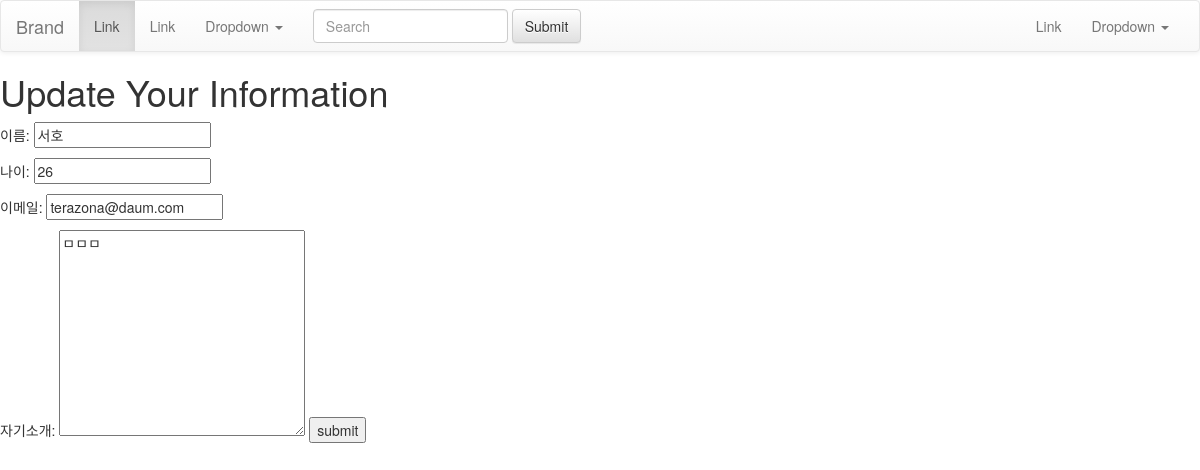
//edit/11, run on the app's committed database.
### signup/models.py (models this page shows, shortened)
class Signup(models.Model):
    name = models.CharField(max_length=100)
    age = models.IntegerField()
    pub_date = models.DateTimeField()
    email = models.EmailField(max_length=100)
    introduce = models.TextField()
    image = models.ImageField(upload_to='image/',default="")

### signup/views.py (the view)
# urls.py: path('edit/<str:id>',views.edit,name="edit"),
def edit(request,id):
    edit_signup = Signup.objects.get(id=id)
    return render(request,'edit.html',{'signup':edit_signup})

### signup/templates/edit.html (shortened to what this page needs)
{% extends 'base.html' %}
{% block contents %}
<h1>Update Your Information</h1>
<form action="{%url 'update' signup.id %}" method="post">
    <p> 이름: <input type="text" name = "name" value = "{{signup.name}}"> </p>
    <p> 나이: <input type="text" name = "age" value = "{{signup.age}}"> </p>
    <p> 이메일: <input type="text" name = "email" value = "{{signup.email}}"></p>
    자기소개: <textarea name="introduce" id="" cols="30" rows="10" >{{signup.introduce}}</textarea>
    <button type="submit"> submit</button>
</form>
{% endblock %}

### data on the page
Signup: name "서호", age "26", email "terazona@daum.com", introduce "ㅁㅁㅁ"
